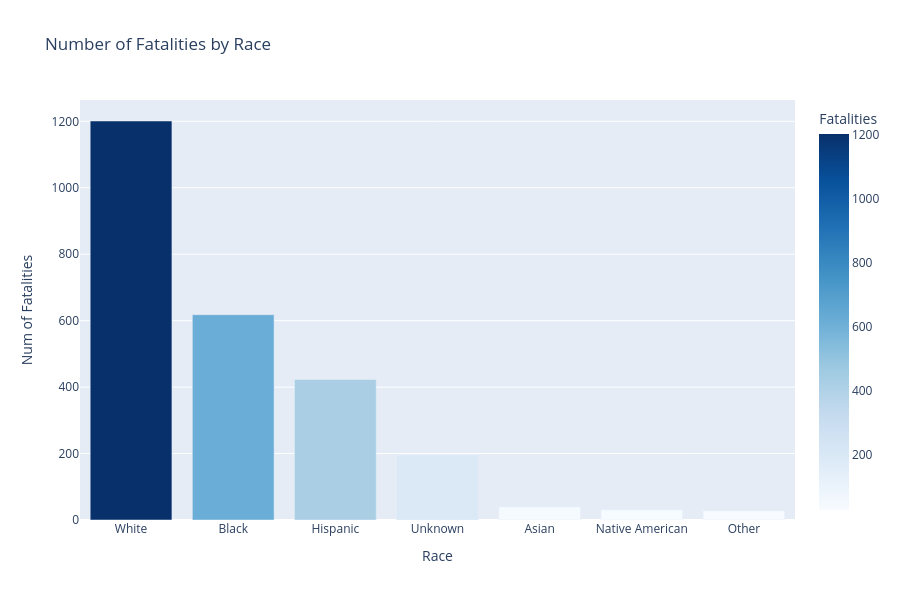

The cell this chart's notebook holds for it:
### Code cell
race_fata_bar = px.bar(races_death_count, x='race', y='fatalities', color='fatalities', title='Number of Fatalities by Race', height=600, 
                       color_continuous_scale='blues')
race_fata_bar.update_layout(xaxis_title='Race', yaxis_title='Num of Fatalities', coloraxis_colorbar_title='Fatalities')
race_fata_bar.show()

### Figure 1 — Plotly figure (JSON) as saved in the notebook; plotly's stock layout.template omitted (floating-point values rounded to 4 significant figures)
{"data": [{"hovertemplate": "race=%{x}<br>fatalities=%{marker.color}<extra></extra>", "legendgroup": "", "marker": {"color": [1201, 618, 423, 195, 39, 31, 28], "coloraxis": "coloraxis", "pattern": {"shape": ""}}, "name": "", "orientation": "v", "showlegend": false, "textposition": "auto", "type": "bar", "x": ["White", "Black", "Hispanic", "Unknown", "Asian", "Native American", "Other"], "xaxis": "x", "y": [1201, 618, 423, 195, 39, 31, 28], "yaxis": "y"}], "layout": {"barmode": "relative", "coloraxis": {"colorbar": {"title": {"text": "Fatalities"}}, "colorscale": [[0, "rgb(247,251,255)"], [0.125, "rgb(222,235,247)"], [0.25, "rgb(198,219,239)"], [0.375, "rgb(158,202,225)"], [0.5, "rgb(107,174,214)"], [0.625, "rgb(66,146,198)"], [0.75, "rgb(33,113,181)"], [0.875, "rgb(8,81,156)"], [1, "rgb(8,48,107)"]]}, "height": 600, "legend": {"tracegroupgap": 0}, "title": {"text": "Number of Fatalities by Race"}, "xaxis": {"anchor": "y", "domain": [0, 1], "title": {"text": "Race"}}, "yaxis": {"anchor": "x", "domain": [0, 1], "title": {"text": "Num of Fatalities"}}}}
